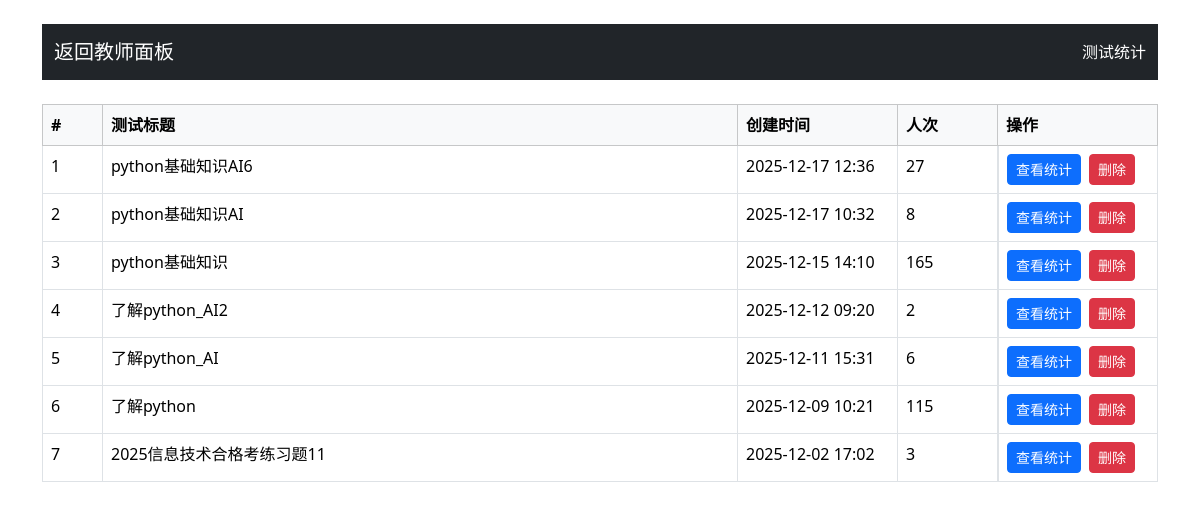
The app's page /test_statistics (signed in) with its own data.
### app.py (models this page shows)
class Test(db.Model):
    id = db.Column(db.Integer, primary_key=True)
    title = db.Column(db.String(200), nullable=False)
    single_choice_count = db.Column(db.Integer, default=0)
    multiple_choice_count = db.Column(db.Integer, default=0)
    true_false_count = db.Column(db.Integer, default=0)
    fill_blank_count = db.Column(db.Integer, default=0)
    short_answer_count = db.Column(db.Integer, default=0)
    single_choice_score = db.Column(db.Integer, default=0)
    multiple_choice_score = db.Column(db.Integer, default=0)
    true_false_score = db.Column(db.Integer, default=0)
    fill_blank_score = db.Column(db.Integer, default=0)
    short_answer_score = db.Column(db.Integer, default=0)
    total_score = db.Column(db.Integer, nullable=False)
    created_at = db.Column(db.DateTime, default=datetime.utcnow)
    is_active = db.Column(db.Boolean, default=True)
    single_choice_bank_id = db.Column(db.Integer)
    multiple_choice_bank_id = db.Column(db.Integer)
    true_false_bank_id = db.Column(db.Integer)
    fill_blank_bank_id = db.Column(db.Integer)
    short_answer_bank_id = db.Column(db.Integer)
    allow_student_choice = db.Column(db.Boolean, default=False)
    short_answer_grading_method = db.Column(db.String(20), default='manual')  # 'manual' 或 'ai'
    fill_blank_grading_method = db.Column(db.String(20), default='manual')  # 'manual' 或 'ai'

### app.py (the view)
@app.route('/test_statistics')
def test_statistics():
    if 'role' not in session or session['role'] != 'teacher':
        return redirect(url_for('teacher_login'))
    tests = Test.query.order_by(Test.created_at.desc()).all()
    data = []
    for t in tests:
        cnt = TestResult.query.filter_by(test_id=t.id).count()
        data.append({'test': t, 'count': cnt})
    return render_template('test_statistics.html', tests=data)

### app.py (called while the page is built)
def to_bj(dt: datetime):
    return (dt + BJ_OFFSET) if dt else dt

def bjtime_filter(value, fmt='%Y-%m-%d %H:%M'):
    if not value:
        return ''
    return to_bj(value).strftime(fmt)

### templates/test_statistics.html (shortened to what this page needs)
<!DOCTYPE html>
<html lang="zh">
<head>
    <link href="{{ url_for('static', filename='bootstrap/css/bootstrap.min.css') }}" rel="stylesheet">
</head>
<body class="container mt-4">
    <nav class="navbar navbar-dark bg-dark mb-4">
        <div class="container-fluid">
            <a href="{{ url_for('teacher_dashboard') }}" class="navbar-brand"> 返回教师面板</a>
            <span class="navbar-text text-white">测试统计</span>
        </div>
    </nav>
    {% if tests %}
    <table class="table table-bordered">
        <thead class="table-light">
            <tr>
                <th style="width:60px">#</th>
                <th>测试标题</th>
                <th style="width:160px">创建时间</th>
                <th style="width:100px">人次</th>
                <th style="width:160px">操作</th>
            </tr>
        </thead>
        <tbody>
            {% for test in tests %}
            <tr>
                <td>{{ loop.index }}</td>
                <td>{{ test.test.title }}</td>
                <td>{{ test.test.created_at|bjtime }}</td>
                <td>{{ test.count }}</td>
                <td class="d-flex">
                    <a href="{{ url_for('get_test_statistics', test_id=test.test.id) }}" class="btn btn-sm btn-primary me-2">查看统计</a>
                    <form method="post" action="{{ url_for('delete_test', test_id=test.test.id) }}" onsubmit="return confirm('确定删除此测试及其成绩吗？');">
                        <button type="submit" class="btn btn-sm btn-danger">删除</button>
                    </form>
                </td>
            </tr>
            {% endfor %}
        </tbody>
    </table>
    {% else %}
    <div class="alert alert-info">暂无测试数据</div>
    {% endif %}
</body>
</html>

### records on screen
Test: test "python基础知识AI6", test.created_at|bjtime "2025-12-17 12:36"
Test: test "python基础知识AI", test.created_at|bjtime "2025-12-17 10:32"
Test: test "python基础知识", test.created_at|bjtime "2025-12-15 14:10"
Test: test "了解python_AI2", test.created_at|bjtime "2025-12-12 09:20"
Test: test "了解python_AI", test.created_at|bjtime "2025-12-11 15:31"
Test: test "了解python", test.created_at|bjtime "2025-12-09 10:21"
Test: test "2025信息技术合格考练习题11", test.created_at|bjtime "2025-12-02 17:02"

### other values on screen
{{ test.count }} "27" "8" "165" "2" "6" "115" "3"
